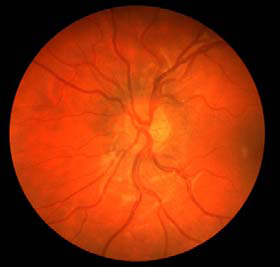
%> input picture retina1.png, 280 x 267 px
$ octave PartA2.m   (GNU Octave 9; MATLAB toolbox functions it lacks are replaced by stand-ins)
%> lines starting %> are read from the running program, lines starting %| are printed output that depends on the picture
retina1 = imread('retina1.png');
%> retina1 is the input picture: size 267x280x3 uint8; mean R, G, B 146.6, 47.7, 9.5
gr1 = rgb2gray(retina1);
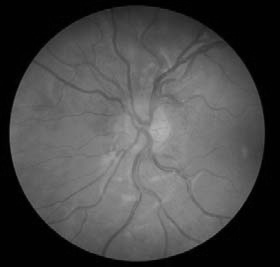
%> gr1: size 267x280 uint8; min 0, max 181, mean 72.9

gr1_adapthisteq = adapthisteq(gr1);
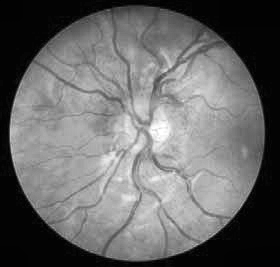
%> gr1_adapthisteq: size 267x280 uint8; min 0, max 255, mean 104.7
gr1_adapthisteq2 = adapthisteq(gr1,'ClipLimit',0.05);
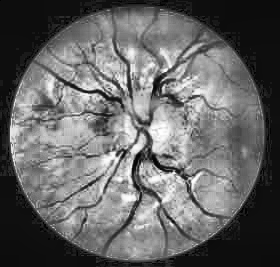
%> gr1_adapthisteq2: size 267x280 uint8; min 0, max 255, mean 101.6
gr1_adapthisteq3 = adapthisteq(gr1,'ClipLimit',0.01);
gr1_adapthisteq4 = adapthisteq(gr1,'ClipLimit',0.02);
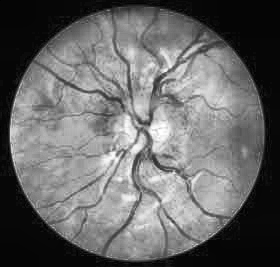
%> gr1_adapthisteq4: size 267x280 uint8; min 0, max 255, mean 103.9
gr1_adapthisteq5 = adapthisteq(gr1,'ClipLimit',0.03);
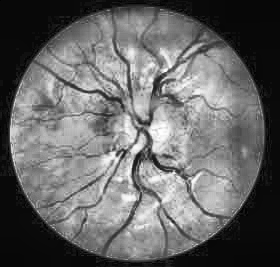
%> gr1_adapthisteq5: size 267x280 uint8; min 0, max 255, mean 102.7
gr1_adapthisteq6 = adapthisteq(gr1,'ClipLimit',0.04);


subplot(2,3,1)
imshow(gr1_adapthisteq)

subplot(2,3,2)
imshow(gr1_adapthisteq2)

subplot(2,3,3)
imshow(gr1_adapthisteq3)

subplot(2,3,4)
imshow(gr1_adapthisteq4)

subplot(2,3,5)
imshow(gr1_adapthisteq5)

subplot(2,3,6)
imshow(gr1_adapthisteq6)

$ run again, with retina2.png copied over retina1.png
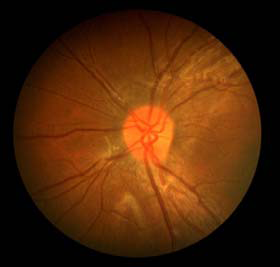
%> input picture retina2.png, 280 x 267 px
%> retina1 is the input picture: size 267x280x3 uint8; mean R, G, B 79.6, 39.4, 9.2
%> `gr1 = rgb2gray(retina1);`:
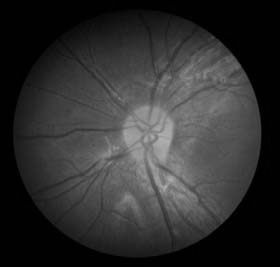
%> gr1: size 267x280 uint8; min 0, max 177, mean 48
%> `gr1_adapthisteq4 = adapthisteq(gr1,'ClipLimit',0.02);`:
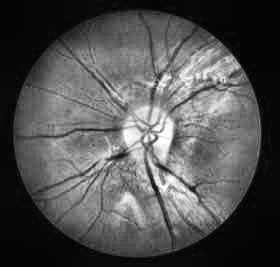
%> gr1_adapthisteq4: size 267x280 uint8; min 0, max 255, mean 81.1
